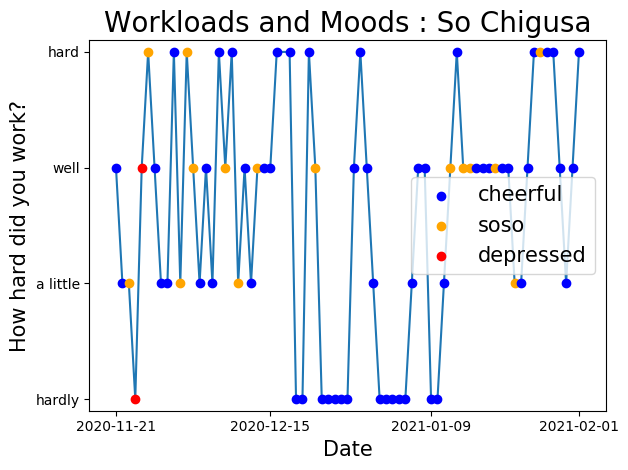

Reproduce this figure in Python.
import numpy as np
import matplotlib.pyplot as plt
from datetime import datetime, timedelta

print('Now plotting...')

# cf. transformation from date string to serial #
# tstr = datetime.strptime('2020/11/14', '%Y/%m/%d') - datetime(1970,1,1)
# print(tstr.days)

# figure settings and data
fig = plt.figure()
ax = fig.add_subplot(1, 1, 1)
ax.set_title('Workloads and Moods : So Chigusa', size=20)
data = np.loadtxt('atm.dat', usecols=range(3), delimiter='\t', skiprows=1)

# line plot
ax.plot(data[:,0], data[:,1], zorder=1)

# scatter plot
color = ['red', 'orange', 'blue']
def plotFeeling(array):
    ax.scatter(array[0], array[1], color=color[int(array[2])], zorder=2)
np.apply_along_axis(plotFeeling, 1, data)

# x-axis
def serial2date(num):
    return (datetime(1970,1,1) + timedelta(days=num)).strftime('%Y/%m/%d')
dt = np.vectorize(serial2date)(data[:,0])
center1 = (int)(np.floor(dt.size/3))
center2 = (int)(np.floor(2*dt.size/3))
ax.set_xlabel('Date', size=15)
ax.set(xticks=[data[0,0],data[center1,0],data[center2,0],data[-1,0]],\
       xticklabels=[dt[0],dt[center1],dt[center2],dt[-1]])

# y-axis
ax.set_ylim(-0.1, 3.1)
ax.set_ylabel('How hard did you work?', size=15)
ax.set(yticks=[0,1,2,3], yticklabels=['hardly', 'a little', 'well', 'hard'])

# legend
ax.scatter(data[0,0], 100, color=color[2], label='cheerful')
ax.scatter(data[0,0], 100, color=color[1], label='soso')
ax.scatter(data[0,0], 100, color=color[0], label='depressed')
ax.legend(fontsize=15, loc='best')

plt.tight_layout()
plt.savefig('plot.png', bbox_inches='tight')
